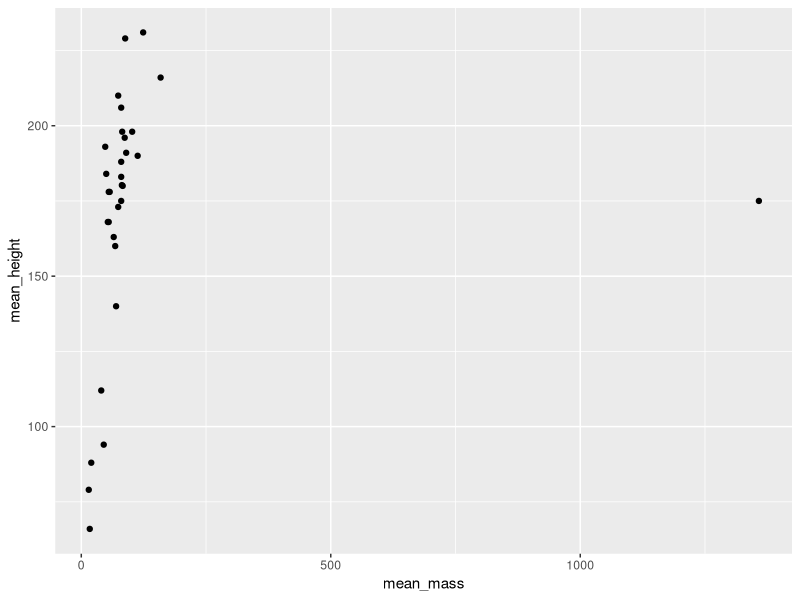
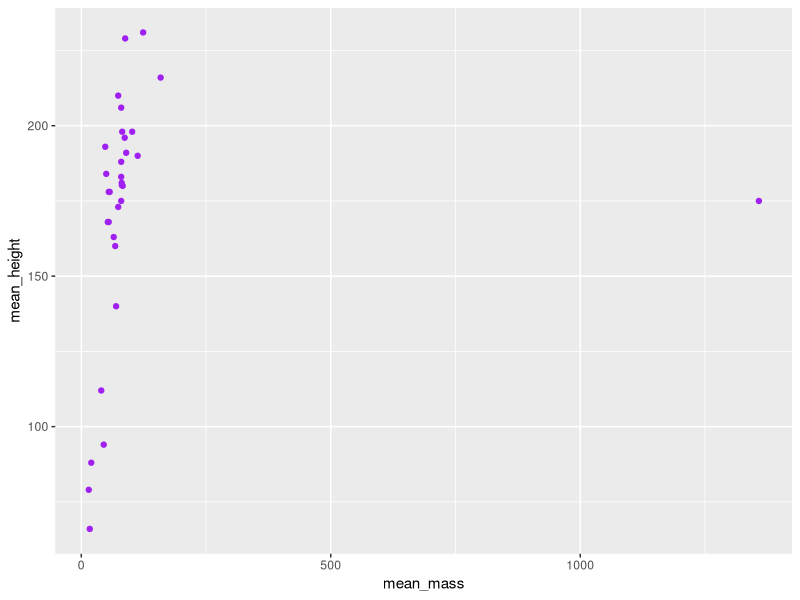
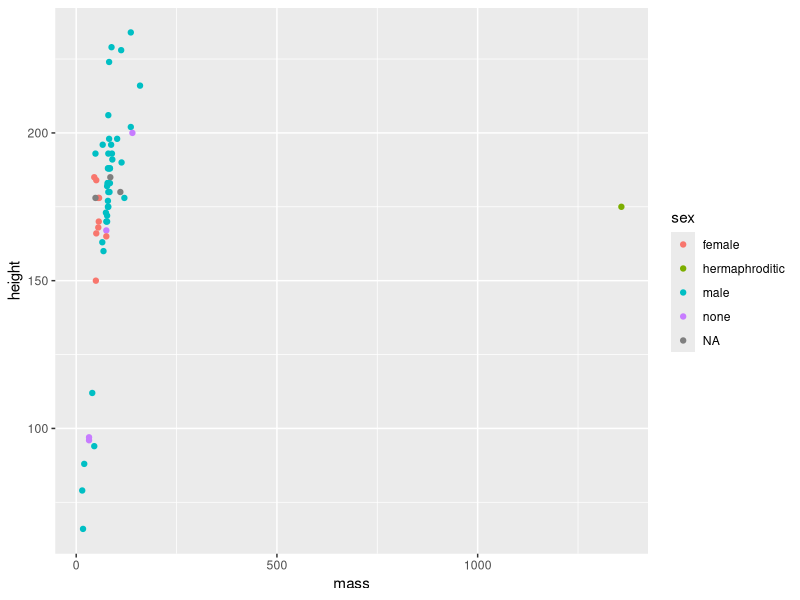

Write R code to recreate these figures, in order.
# April 7, 2021

# Iteration 1: Loops

# Inspiration from R for Data Science (Hadley Wickham)
# https://r4ds.had.co.nz/iteration.html?q=itera#iteration

# If you need to copy/paste code **more than twice** you should think about how
# you can reduce duplication. 
# 3 main benefits to reducing duplication:
## 1. Easier to read the code (don't have to look through for what is different)
## 2. Easier to modify (only need to make changes in 1 place)
## 3. Likely to have fewer bugs (because fewer lines of code)

# There are a couple of ways to reduce duplication:
## writing functions (to discuss in a future tutorial!)
## iteration (e.g., loops, apply functions, purrr package)

# Today we are going to talk about loops (imperative programming), because they
## make the iteration explicit (a good place to start!)

## NOTE: Loops are very "verbose" (need a lot of code) and can be slow, but are
## really useful in some situations and a good place to start


# packages -----------------------------------------------------------------

library(dplyr)
library(ggplot2)
library(praise)

# First example -----------------------------------------------------------

R_group <- c("Danielle", "Laila", "Leigh", "Nicole", "Ryan", "Kiersten")

# recall: extract elements using []
R_group[6]
R_group[3]

# give praise! 
print(
  paste0(R_group[1], ": ", praise())
)

# Give praise to EVERYONE! 
# copy/paste
print(
  paste0(R_group[1], ": ", praise())
)

print(
  paste0(R_group[2], ": ", praise())
)

print(
  paste0(R_group[3], ": ", praise())
)

print(
  paste0(R_group[4], ": ", praise())
)

## loop over all elements in R_group

for(i in 1:6){

  print(
    paste0(R_group[i], ": ", praise())
  )
  
}

# more generic
for(i in seq_along(R_group)){

  print(
    paste0(R_group[i], ": ", praise())
  )

}


# Motivation --------------------------------------------------------------

# create dataframe of random variables
df <- data.frame(
  a = rnorm(10),
  b = rnorm(10),
  c = rnorm(10),
  d = rnorm(10)
)

# find the median of each column:
# copy/paste
median(df$a)
median(df$b)
median(df$c)
median(df$d)

output <- median(df[[1]]) 

# for loop
output <- vector("double", ncol(df))  # 1. output

for (i in seq_along(df)) {            # 2. sequence

  output[[i]] <- median(df[[i]])      # 3. body

}

output

# Note1: can use any variable for counter - traditional to use i, j, or k

# Note2: use seq_along() instead of length() because it does the right thing 
## for zero-length vector)
## y <- vector("double", 0)
## seq_along(y)
## 1:length(y)

# Note3: while loops are also a thing, but we won't talk about them today

# Star Wars Example -------------------------------------------------------

# built-in Star wars dataset!
starwars_data <- starwars %>%
  filter(!is.na(mass), !is.na(height))

glimpse(starwars_data)

# what is the mean height and mass for each species?

# find the unique values of species (to loop over)
species <- unique(starwars_data$species) 

species_stats <- data.frame(NULL)  # 1. output

for(i in seq_along(species)){      # 2. sequence

  species.i <- species[i]          # 3. body

  data.i <- starwars_data %>%      # filter for the species of interest
    filter(species == species.i)

  row.i <- data.frame(             # calculate the stats on the filtered data
    species = species.i,
    mean_mass = mean(data.i$mass),
    mean_height = mean(data.i$height),
    n = nrow(data.i)
  )
  # bind together results
  # it can be really slow to do it this way, but it works!
  species_stats <- rbind(species_stats, row.i)
}

ggplot(species_stats, aes(x = mean_mass, y = mean_height)) +
  geom_point()


# the dplyr way -----------------------------------------------------------
# loops can often be avoided...

species_stats_dplyr <- starwars_data %>%
  dplyr::group_by(species) %>%
  dplyr::summarize(mean_mass = mean(mass),
                   mean_height = mean(height),
                   n = n()) %>%
  ungroup()


ggplot(species_stats_dplyr, aes(x = mean_mass, y = mean_height)) +
  geom_point(col = "purple")


# Just For Fun...
ggplot(starwars_data, aes(x = mass, y = height, col = sex)) +
  geom_point()
